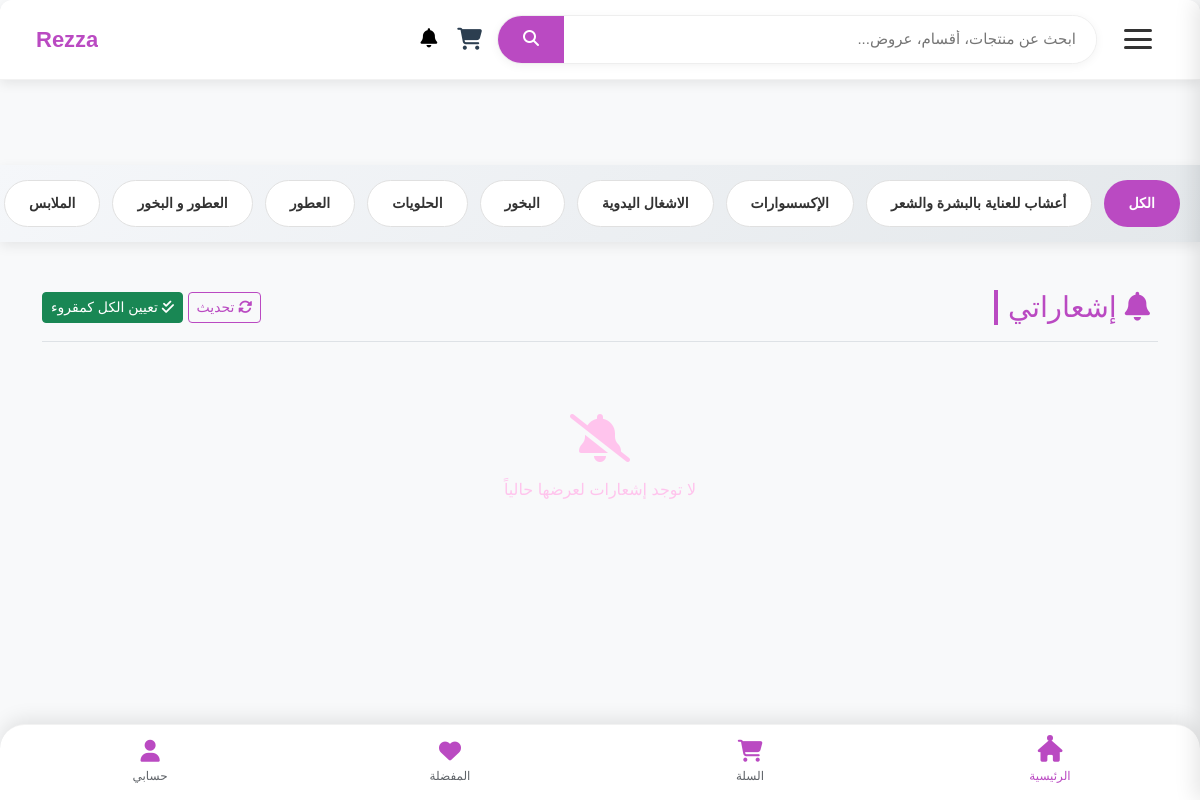
Page /notifications (signed in) on the earlier database version.
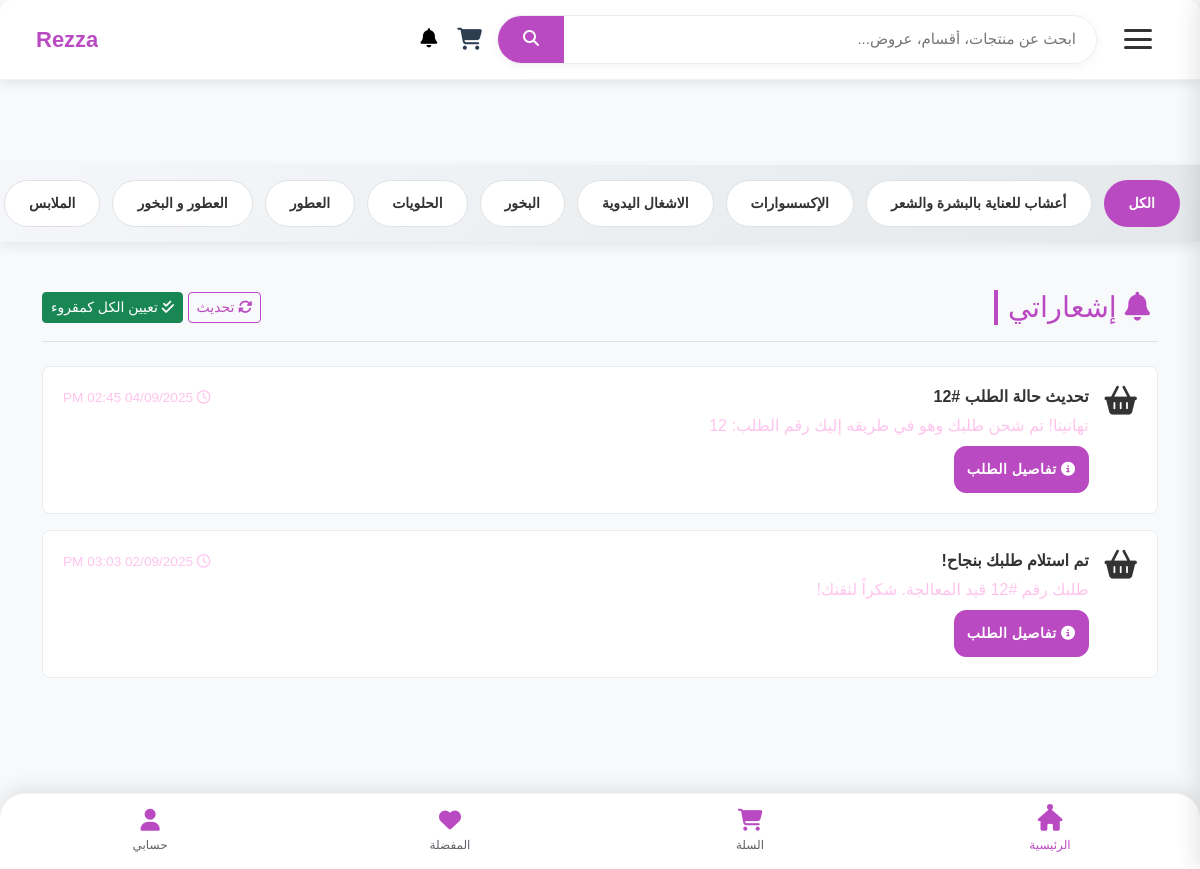
Same page on the later database version.
### tables this page shows
CREATE TABLE category (
    id INTEGER PRIMARY KEY AUTOINCREMENT,
    name TEXT  NULL,
    parent_id INTEGER,
    image TEXT, is_active INTEGER DEFAULT 0, view_count INTEGER DEFAULT 0,
    FOREIGN KEY (parent_id) REFERENCES categories (id) ON DELETE SET NULL
);

CREATE TABLE notifications (
    id INTEGER PRIMARY KEY AUTOINCREMENT,
    user_id INTEGER NOT NULL,
    title TEXT NOT NULL,
    message TEXT NOT NULL,
    notification_type TEXT NOT NULL, -- 'order', 'system', 'promotion'
    is_read BOOLEAN DEFAULT 0,
    created_at TIMESTAMP DEFAULT CURRENT_TIMESTAMP,
    related_id INTEGER, -- order_id أو أي معرف مرتبط
    FOREIGN KEY (user_id) REFERENCES users(id)
);

### order_routes.py (the view)
@order_bp.route('/notifications')
def user_notifications():
    user_id = request.cookies.get('user_auth')
    if not user_id:
        return redirect(url_for('user.login'))
    conn = get_db_connection()
    try:
        conn.execute("UPDATE notifications SET is_read = 1 WHERE user_id = ? AND is_read = 0", (user_id,))
        conn.commit()
    except Exception as e:
        conn.rollback()
        print(f"Error marking notifications as read: {e}")
    finally:
        conn.close()
    notifications = get_user_notifications(user_id)
    return render_template('notifications.html', notifications=notifications)

### app.py (called while the page is built)
def get_db_connection():
    conn = sqlite3.connect('database/Eshop.db') # أو sqlite3.connect(app.config['DATABASE'])
    conn.row_factory = sqlite3.Row
    return conn

@app.context_processor
def inject_categories():
    conn = get_db_connection()
    cursor = conn.cursor()
    try:
        cursor.execute("""
            SELECT id, name, parent_id, image
            FROM category
            WHERE parent_id IS NULL
            ORDER BY name
        """)
        main_categories = cursor.fetchall()
        cursor.execute("SELECT id, name, parent_id, image FROM category ORDER BY name")
        all_categories = cursor.fetchall()
        return {
            'main_categories': main_categories,
            'all_categories': all_categories
        }
    finally:
        conn.close()

@app.context_processor
def inject_sellers():
    conn = get_db_connection()
    sellers = conn.execute('SELECT id, store_name FROM sellers').fetchall()
    conn.close()
    return dict(sellers=sellers)

### order_routes.py (called while the page is built)
def get_db_connection():
    conn = sqlite3.connect('database/Eshop.db')
    conn.row_factory = sqlite3.Row
    return conn

### templates/notifications.html (shortened to what this page needs)
{% include 'header_shop.html' %}
<div class="container mt-5">
    <div class="d-flex justify-content-between align-items-center mb-4 notification-header">
        <h2 class="mb-0">
            <i class="fas fa-bell me-2" style="color: var(--primary-color);"></i> إشعاراتي
        </h2>
        <div>
            <button id="refresh-btn" class="btn btn-sm btn-outline-primary me-2">
                <i class="fas fa-sync-alt"></i> تحديث
            </button>
            <button id="mark-read-btn" class="btn btn-sm btn-success">
                <i class="fas fa-check-double"></i> تعيين الكل كمقروء
            </button>
        </div>
    </div>
    <div class="notification-list">
        {% if not notifications %}
            <div class="text-center py-5 empty-state">
                <i class="fas fa-bell-slash fa-3x mb-3"></i>
                <p class="mb-0">لا توجد إشعارات لعرضها حالياً</p>
            </div>
        {% else %}
            {% for notif in notifications %}
                <div class="notification-card {% if not notif.is_read %}unread{% endif %}" data-id="{{ notif.id }}" data-type="{{ notif.notification_type }}">
                    <div class="d-flex align-items-start">
                        <i class="notification-icon {{ 'fas fa-shopping-basket' if notif.notification_type == 'order' else 'fas fa-gift' if notif.notification_type == 'promotion' else 'fas fa-box-open' if notif.notification_type == 'new_product' else 'fas fa-times-circle' if notif.notification_type == 'cancellation' else 'fas fa-bell' }}"></i>
                        <div class="flex-grow-1">
                            <div class="d-flex justify-content-between align-items-center mb-1">
                                <h6 class="notification-title">{{ notif.title }}</h6>
                                <small class="notification-time">
                                    <i class="far fa-clock"></i>
                                    {{ notif.created_at|datetime_format('%d/%m/%Y %I:%M %p') }}
                                </small>
                            </div>
                            <p class="notification-message mb-0">{{ notif.message }}</p>
                            {% if notif.notification_type == 'order' and notif.related_id %}
                                <a href="{{ url_for('order.order_success_page', order_id=notif.related_id) }}"
                                   class="btn btn-sm btn-primary mt-2">
                                    <i class="fas fa-info-circle"></i> تفاصيل الطلب
                                </a>
                            {% endif %}
                        </div>
                    </div>
                </div>
            {% endfor %}
        {% endif %}
    </div>
</div>
{% include 'footer.html' %}

### templates/header_shop.html (shortened to what this page needs)
<!DOCTYPE html>
<html lang="ar" dir="rtl">
<head>
    <link rel="stylesheet" href="{{ url_for('static', filename='style/css/nice-select.css') }}">
    <link rel="stylesheet" href="{{ url_for('static', filename='style/css/jquery-ui.min.css') }}">
    <link rel="stylesheet" href="{{ url_for('static', filename='style/css/owl.carousel.min.css') }}">
    <link rel="stylesheet" href="{{ url_for('static', filename='style/css/slicknav.min.css') }}">
    <link href="https://cdn.jsdelivr.net/npm/bootstrap@5.3.0/dist/css/bootstrap.min.css" rel="stylesheet">
    <link rel="stylesheet" href="{{ url_for('static', filename='style/css/index.css')}}">
    <link rel="stylesheet" href="{{ url_for('static', filename='style/css/header.css')}}">
    <link rel="stylesheet" href="{{ url_for('static', filename='style/css/shop_u.css')}}">
    <link rel="stylesheet" href="{{ url_for('static', filename='style/css/user.css')}}">
</head>
<body>
    <header class="premium-header">
        <button class="menu-toggle" id="menuToggle" aria-label="فتح القائمة">
            <div class="hamburger">
                <span class="bar"></span>
                <span class="bar"></span>
                <span class="bar"></span>
            </div>
        </button>
       <div class="search-bar">
    <form class="search-form" action="{{ url_for('search_bp.search_products') }}" method="GET">
        <input type="text"
               class="search-input"
               placeholder="ابحث عن منتجات، أقسام، عروض..."
               name="q"
               id="search-input"
               autocomplete="off">
        <button type="submit" class="search-button">
            <i class="fas fa-search"></i>
        </button>
    </form>
</div>
        <div class="nav-tools">
            <a href="{{ url_for('cart.view_cart') }}" class="nav-icon">
                <i class="fas fa-shopping-cart"></i>
            </a>
        </div>
<a class="nav-link position-relative {% if unread_notifications_count > 0 %}has-notifications{% endif %}"
    href="{{ url_for('order.user_notifications') }}" id="navbarNotifications">
    <i class="fas fa-bell"></i>
</a>
        <a href="{{ url_for('product.index') }}" class="brand">
            <span class="brand-name">Rezza</span>
            </a>
    </header>
    <main class="main-content">
        </main>
{% if main_categories %}
{% if main_categories %}
<div class="category-scroll-navbar">
    <div class="category-links-container">
        <a href=""
        class="category-link">الكل</a>
        {% for category in main_categories %}
            {% set has_subcategories = category.subcategories|length > 0 if category.subcategories is defined else false %}
            {% if has_subcategories %}
                <a href="{{ url_for('product.show_subcategories', category_id=category.id) }}"
                   class="category-link has-subcategories">
                    {{ category.name }}
                </a>
            {% else %}
                <a href="{{ url_for('product.show_products_by_category', category_id=category.id) }}"
                   class="category-link">
                    {{ category.name }}
                </a>
            {% endif %}
        {% endfor %}
    </div>
</div>
{% endif %}
{% endif %}

Differences in the rows shown:
added notifications: title "تحديث حالة الطلب #12", created_at "04/09/2025 02:45 PM", message "تهانينا! تم شحن طلبك وهو في طريقه إليك رقم الطلب: 12"
added notifications: title "تم استلام طلبك بنجاح!", created_at "02/09/2025 03:03 PM", message "طلبك رقم #12 قيد المعالجة. شكراً لثقتك!"
Other differences:
text no longer shown: "لا توجد إشعارات لعرضها حالياً"
